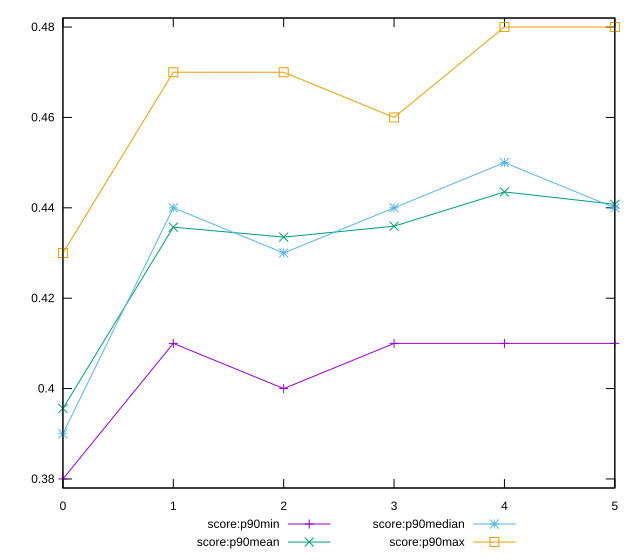

The gnuplot source for this figure:
reset

$scoreP90Min <<EOF
0 0.38
1 0.41
2 0.4
3 0.41
4 0.41
5 0.41
EOF

$scoreP90Mean <<EOF
0 0.39560439560439553
1 0.4357142857142858
2 0.4335164835164833
3 0.4359340659340658
4 0.4435164835164836
5 0.44076923076923075
EOF

$scoreP90Median <<EOF
0 0.39
1 0.44
2 0.43
3 0.44
4 0.45
5 0.44
EOF

$scoreP90Max <<EOF
0 0.43
1 0.47
2 0.47
3 0.46
4 0.48
5 0.48
EOF

set key outside below
set xrange [0:5]
set yrange [0.378:0.482]
set trange [0.378:0.482]
set terminal svg size 640, 560 enhanced background rgb 'white'
set output "reprap/uses-webp-images/progression/score.svg"

plot $scoreP90Min title "score:p90min" with linespoints, \
     $scoreP90Mean title "score:p90mean" with linespoints, \
     $scoreP90Median title "score:p90median" with linespoints, \
     $scoreP90Max title "score:p90max" with linespoints

reset
